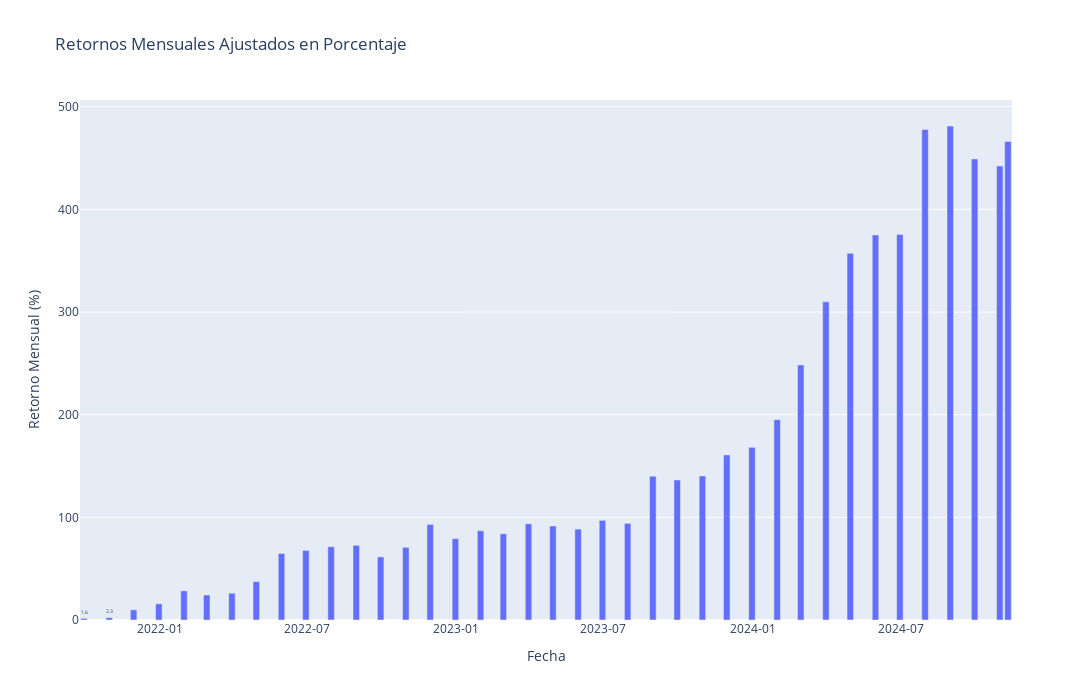

This figure's notebook cell:
### Code cell
import pandas as pd
import numpy as np
import plotly.express as px

# Supongamos que tienes el DataFrame `df` como en el ejemplo
# Convertir el índice a tipo datetime si no lo está
df = equity_curves["variaciones_porcentuales"]
df.index = pd.to_datetime(df.index)

# Calcular los retornos diarios en porcentaje
df['Daily Return'] = ((df['Equity'] - df['Equity'].iloc[0]) / df['Equity'].iloc[0]) * 100

# Crear un DataFrame resampleado con valores mínimo y máximo para cada mes
monthly_min = df['Daily Return'].resample("M").min()
monthly_max = df['Daily Return'].resample("M").max()

# Aplicar la lógica de np.where para seleccionar el mínimo si < 0, máximo si >= 0
monthly_returns = np.where(monthly_max >= 0, monthly_max, monthly_min)

# Crear un índice temporal basado en las fechas de los datos mensuales
monthly_index = df['Daily Return'].resample("M").apply(lambda x: x.index[-1])

# Crear un DataFrame para el gráfico
monthly_df = pd.DataFrame({
    'Fecha': monthly_index,
    'Retorno Mensual': monthly_returns
})

# Crear el gráfico de barras con Plotly
fig = px.bar(
    monthly_df,
    x='Fecha',
    y='Retorno Mensual',
    labels={"Fecha": "Fecha", "Retorno Mensual": "Retorno Mensual (%)"},
    title="Retornos Mensuales Ajustados en Porcentaje",
    text_auto='.2s'
)

fig.update_layout(
    width=1200,
    height=700,
    xaxis_title="Fecha",
    yaxis_title="Retorno Mensual (%)",
    xaxis=dict(tickformat="%Y-%m"),
)

fig.show()

### Figure 1 — Plotly figure (JSON) as saved in the notebook; plotly's stock layout.template omitted (floating-point values rounded to 4 significant figures)
{"data": [{"alignmentgroup": "True", "hovertemplate": "Fecha=%{x}<br>Retorno Mensual (%)=%{y}<extra></extra>", "legendgroup": "", "marker": {"color": "#636efa", "pattern": {"shape": ""}}, "name": "", "offsetgroup": "", "orientation": "v", "showlegend": false, "textposition": "auto", "texttemplate": "%{y:.2s}", "type": "bar", "x": ["2021-09-30T00:00:00", "2021-10-31T00:00:00", "2021-11-30T00:00:00", "2021-12-31T00:00:00", "2022-01-31T00:00:00", "2022-02-28T00:00:00", "2022-03-31T00:00:00", "2022-04-30T00:00:00", "2022-05-31T00:00:00", "2022-06-30T00:00:00", "2022-07-31T00:00:00", "2022-08-31T00:00:00", "2022-09-30T00:00:00", "2022-10-31T00:00:00", "2022-11-30T00:00:00", "2022-12-31T00:00:00", "2023-01-31T00:00:00", "2023-02-28T00:00:00", "2023-03-31T00:00:00", "2023-04-30T00:00:00", "2023-05-31T00:00:00", "2023-06-30T00:00:00", "2023-07-31T00:00:00", "2023-08-31T00:00:00", "2023-09-30T00:00:00", "2023-10-31T00:00:00", "2023-11-30T00:00:00", "2023-12-31T00:00:00", "2024-01-31T00:00:00", "2024-02-29T00:00:00", "2024-03-31T00:00:00", "2024-04-30T00:00:00", "2024-05-31T00:00:00", "2024-06-30T00:00:00", "2024-07-31T00:00:00", "2024-08-31T00:00:00", "2024-09-30T00:00:00", "2024-10-31T00:00:00", "2024-11-10T00:00:00"], "xaxis": "x", "y": [1.636, 2.307, 9.856, 15.75, 28.38, 24.39, 26.12, 37.42, 64.8, 67.78, 71.4, 72.71, 61.46, 70.76, 93.12, 79.27, 86.97, 84.01, 93.7, 91.6, 88.56, 97.08, 94.14, 140.1, 136.4, 140.4, 160.8, 168.2, 195.2, 248.5, 310.0, 357.3, 375.1, 375.6, 477.8, 481.3, 449.2, 442.3, 466.2], "yaxis": "y"}], "layout": {"barmode": "relative", "height": 700, "legend": {"tracegroupgap": 0}, "title": {"text": "Retornos Mensuales Ajustados en Porcentaje"}, "width": 1200, "xaxis": {"anchor": "y", "domain": [0, 1], "tickformat": "%Y-%m", "title": {"text": "Fecha"}}, "yaxis": {"anchor": "x", "domain": [0, 1], "title": {"text": "Retorno Mensual (%)"}}}}
